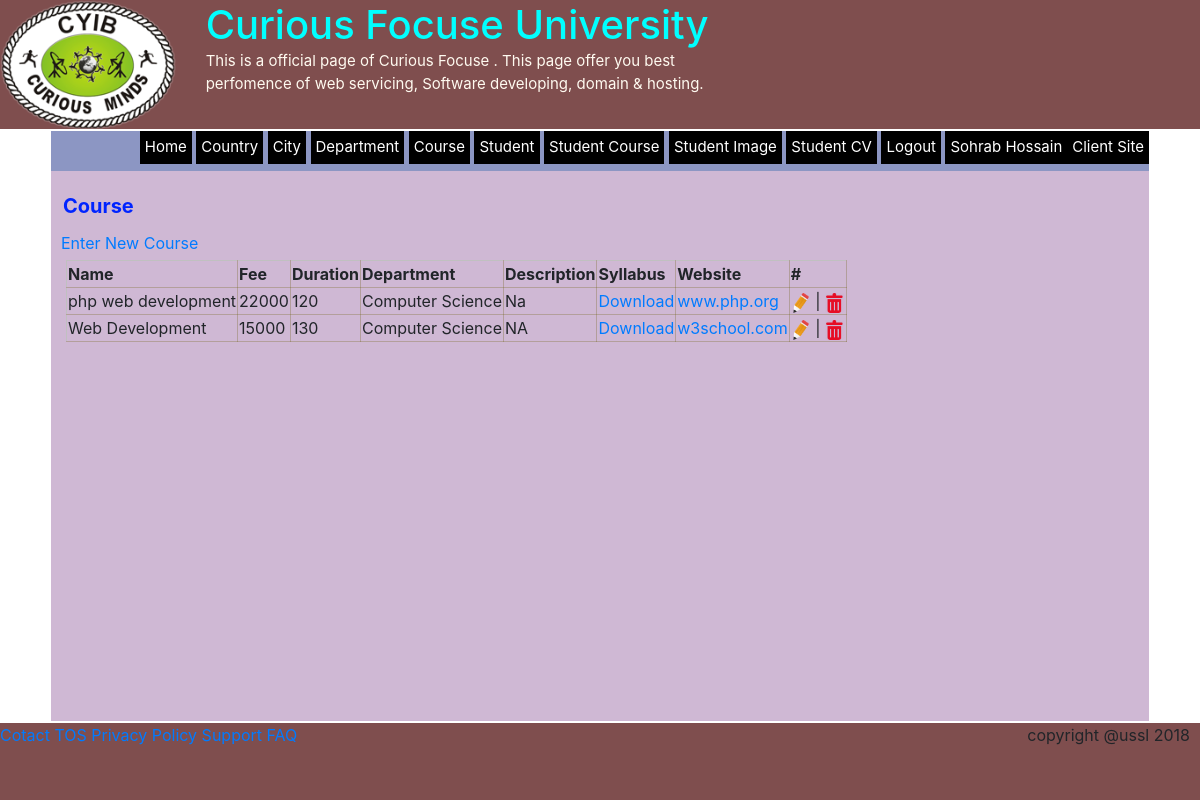
Screenshot of /?p=course (signed in) with the database file from the repository.
### tables this page shows
CREATE TABLE `course` (
  `id` int(11) NOT NULL,
  `name` varchar(500) DEFAULT NULL,
  `description` varchar(8000) DEFAULT NULL,
  `fee` float DEFAULT NULL,
  `duration` int(11) DEFAULT NULL,
  `syllabus` varchar(500) DEFAULT NULL,
  `website` varchar(500) DEFAULT NULL,
  `departmentId` int(11) DEFAULT NULL
);

CREATE TABLE `department` (
  `id` int(11) NOT NULL,
  `name` varchar(200) DEFAULT NULL,
  `description` varchar(500) DEFAULT NULL
);

### pages/course.php (the view)
<div class="links">
	<a href="?p=course_new">Enter New Course</a>
</div>
<?php
	$cn = mysqli_connect("localhost", "root", "", "dbuscoaching");
	$sql = "SELECT course.id, course.name, course.fee, course.duration, department.name as department, course.description, course.syllabus, course.website  FROM course, department WHERE course.departmentId = department.id ";
	$table = mysqli_query($cn,$sql);
	print '<table>';
	print '<tr><th>Name</th><th>Fee</th><th>Duration</th><th>Department</th><th>Description</th><th>Syllabus</th><th>Website</th><th>#</th></tr>';
	while($row = mysqli_fetch_assoc($table))
	{
		print '<tr>';
		print '<td>'.htmlentities($row["name"]).'</td>';
		print '<td>'.htmlentities($row["fee"]).'</td>';
		print '<td>'.htmlentities($row["duration"]).'</td>';
		print '<td>'.htmlentities($row["department"]).'</td>';
		print '<td>'.htmlentities($row["description"]).'</td>';
		print '<td><a href="uploads/syllabus/'.$row["id"].'_'.$row["syllabus"].'">Download</a></td>';
		print '<td><a href="http://'.$row["website"].'">'.$row["website"].'</a></td>';
		print '<td><a href="#"><img src="images/edit.png" height="20" title="Edit" alt="Edit"/></a> |
		<a href="#"><img src="images/delete01.png" height="20" title="Delete" alt="Delete"></a></td>';
		print '</tr>';
	}
	print '</table>';
?>

### css/index.css (style rules this page uses)
* { margin: 0 auto 0 auto; }
body { background: rgba(137,163,158,0.53); font-family: Segoe, "Segoe UI", "DejaVu Sans", "Trebuchet MS", Verdana, "sans-serif"; font-size: 14px; }

### css/table.css (style rules this page uses)
table { min-width: 600px; border: thin solid silver; margin: 5px; float: left; }
td { border-right: thin solid rgba(114,100,25,0.30); border-bottom: thin solid rgba(114,100,25,0.30); }
th { border-right: thin solid rgba(114,100,25,0.30); border-bottom: thin solid rgba(114,100,25,0.30); }

### rows the page displays
course: name "php web development", fee "22000", duration "120", departmentId.name "Computer Science", description "Na", website "www.php.org"
course: name "Web Development", fee "15000", duration "130", departmentId.name "Computer Science", description "NA", website "w3school.com"

### other values shown
$_SESSION['name'] "Sohrab Hossain"
str_replace("_"," ",$_GET['p']) "Course"
